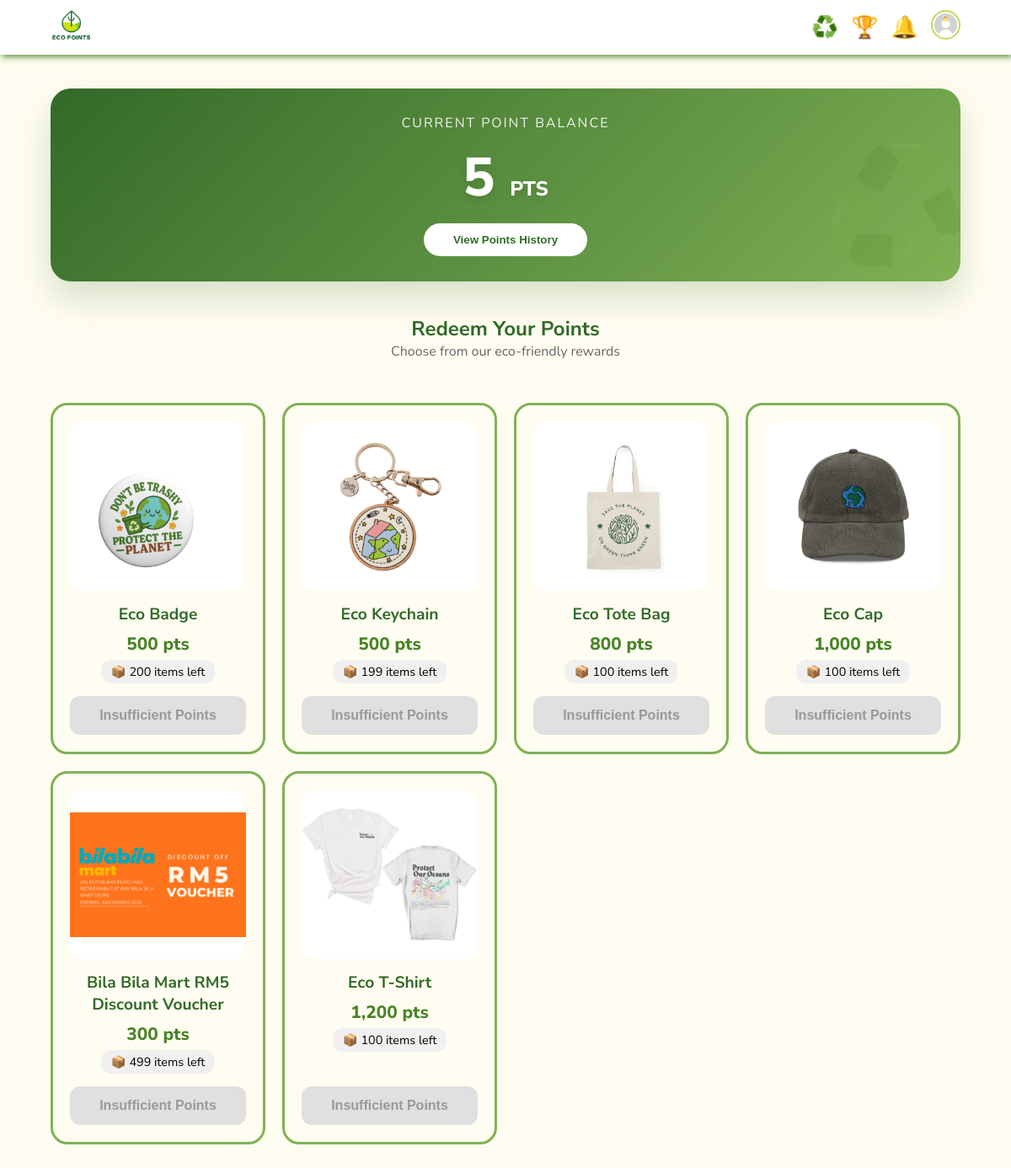
The app's page /challenger/rewards.php (signed in) with its own data.
### tables this page shows
CREATE TABLE IF NOT EXISTS `challenger` (
  `challenger_id` varchar(10) NOT NULL,
  `group` enum('Student','Staff') NOT NULL,
  `total_points` int NOT NULL,
  PRIMARY KEY (`challenger_id`),
  UNIQUE KEY `challenger_id` (`challenger_id`)
);

CREATE TABLE IF NOT EXISTS `reward` (
  `reward_id` varchar(10) NOT NULL,
  `name` varchar(255) NOT NULL,
  `stock` int NOT NULL,
  `points` int NOT NULL,
  `file_path` text NOT NULL,
  `is_deleted` tinyint NOT NULL,
  PRIMARY KEY (`reward_id`),
  UNIQUE KEY `reward_id` (`reward_id`)
);

### challenger/rewards.php (the view, shortened to what this page needs)
<?php
include("../conn.php");
$challenger_id = $_SESSION['mySession'];
$point_query = "
SELECT total_points AS total
FROM challenger
WHERE challenger_id = '$challenger_id'
";
$point_result = mysqli_query($con, $point_query);
$current_points = ($point_result) ? (mysqli_fetch_assoc($point_result)['total'] ?? 0) : 0;
$reward_query = "SELECT * FROM reward WHERE is_deleted = 0 ORDER BY reward_id";
$reward_result = mysqli_query($con, $reward_query);
?>
<!DOCTYPE html>
<html lang="en">
<head>
    <link href="../commonstyle.css" rel="stylesheet">
</head>
<body>
<?php
include("challengerTaskbar.php");
?>
<main>
    <section class="points-dashboard">
        <p class="point-label">Current Point Balance</p>
        <div class="point-display">
            <?php echo number_format($current_points); ?> <small style="font-size: 1.5rem">PTS</small>
        </div>
        <a href ="ecoPointsHistory.php"><button class="btn-history">View Points History</button></a>
    </section>
    <div style="text-align: center; margin-bottom: 30px;">
        <h2 style="color: var(--dark-green);">Redeem Your Points</h2>
        <p style="color: #666;">Choose from our eco-friendly rewards</p>
    </div>
    <section class="reward-grid">
        <?php while($reward = mysqli_fetch_assoc($reward_result)): ?>
            <div class="reward-card">
                <div class="img-container">
                    <?php
                        $db_path = !empty($reward['file_path'])
                        ? $reward['file_path']
                        : "images\\rewardsPIC\\default.jpg";
                    $browser_path = str_replace('\\', '/', $db_path);
                    $final_path = "../" . $browser_path;
                ?>
                <img src="<?= htmlspecialchars($final_path) ?>"
                    alt="<?= htmlspecialchars($reward['name']) ?>">
                </div>
                <div class="reward-info">
                    <h4><?php echo htmlspecialchars($reward['name']); ?></h4>
                    <div class="reward-points"><?php echo number_format($reward['points']); ?> pts</div>
                    <div><span class="stock">📦 <?php echo $reward['stock']; ?> items left</span></div>
                </div>
                <button class="redeem-btn"
                    <?php
                        if($current_points < $reward['points'] || $reward['stock'] <= 0) {
                            echo 'disabled';
                        } else{
                            echo 'onclick="openModal(\'' . $reward['reward_id'] . '\', \'' . addslashes($reward['name']). '\', \'' .$reward['points']. '\')"';
                        }
                    ?>>
                    <?php
                        if($reward['stock'] <= 0) echo 'Out of Stock';
                        elseif($current_points < $reward['points']) echo 'Insufficient Points';
                        else echo 'Redeem Now';
                    ?>
                </button>
            </div>
        <?php endwhile; ?>
    </section>
</main>
</body>
</html>

### commonStyle.css (style rules this page uses)
body { font-family: "Nunito Sans", sans-serif; background-color: #FFFDF1 ; }

### challenger/rewards.php (style rules this page uses)
:root { --light-lime: #eaef9d; --lime: #c1d95c; --soft-green: #80b155; --mid-green: #498428; --dark-green: #336a29; }
* { margin: 0; padding: 0; box-sizing: border-box; }
.points-dashboard { background: linear-gradient(135deg, var(--dark-green), var(--soft-green)); color: white; border-radius: 24px; margin: 40px auto; padding: 40px; text-align: center; max-width: 800px; box-shadow: 0 20px 40px rgba(51, 106, 41, 0.2); position: relative; overflow: hidden; }
.points-dashboard::after { content: '♻️'; position: absolute; right: -20px; bottom: -20px; font-size: 150px; opacity: 0.1; }
.point-label { font-size: 1rem; text-transform: uppercase; letter-spacing: 2px; opacity: 0.9; }
.point-display { font-size: 4rem; font-weight: 800; margin: 10px 0; text-shadow: 0 4px 10px rgba(0,0,0,0.1); }
.btn-history { background: white; color: var(--dark-green); border: none; padding: 12px 35px; border-radius: 50px; font-weight: 700; cursor: pointer; transition: 0.3s; }
.reward-grid { display: grid; grid-template-columns: repeat(auto-fill, minmax(280px, 1fr)); gap: 30px; padding: 20px 8% 80px; max-width: 1300px; margin: 0 auto; }
.reward-card { background: var(--white); border-radius: 20px; padding: 20px; transition: all 0.4s cubic-bezier(0.175, 0.885, 0.32, 1.275); border: 3px solid var(--soft-green); text-align: center; display: flex; flex-direction: column; }
.img-container img { max-width: 90%; max-height: 90%; object-fit: contain; }
.reward-card .img-container { background: white; border-radius: 15px; margin-bottom: 15px; overflow: hidden; height: 200px; display: flex; align-items: center; justify-content: center; }
.reward-card img { max-width: 100%; max-height: 180px; transition: 0.5s; }
.reward-card h4 { font-size: 1.2rem; color: var(--dark-green); margin-bottom: 8px; }
.reward-info { text-align: center; flex-grow: 1; display: flex; flex-direction: column; width: 100%; }
.reward-points { color: var(--mid-green); font-weight: 800; font-size: 1.3rem; margin-bottom: 5px; }
.stock { display: inline-block; background: #f0f0f0; padding: 4px 12px; border-radius: 12px; font-size: 0.9rem; margin-bottom: 15px; }
.redeem-btn { background: var(--soft-green); color: white; border: none; padding: 14px; border-radius: 12px; cursor: pointer; width: 100%; font-weight: 700; margin-top: auto; transition: 0.3s; font-size: 1rem; font-weight: 600; }
.redeem-btn:disabled { background: #e0e0e0; color: #999; cursor: not-allowed; }
@media (min-width: 601px) and (max-width: 1200px) { .reward-grid { grid-template-columns: repeat(auto-fill, minmax(240px, 1fr)); gap: 20px; padding: 20px 5% 60px; } }
@media (min-width: 601px) and (max-width: 1200px) { .points-dashboard { max-width: 90%; padding: 30px; } }

### challenger/challengerTaskbar.php (style rules this page uses)
a { text-decoration: none; }

### records on screen
challenger: total_points "5"
reward: file_path (picture), name "Eco Badge", points "500", stock "200", shows "Insufficient Points"
reward: file_path (picture), name "Eco Keychain", points "500", stock "199", shows "Insufficient Points"
reward: file_path (picture), name "Eco Tote Bag", points "800", stock "100", shows "Insufficient Points"
reward: file_path (picture), name "Eco Cap", points "1,000", stock "100", shows "Insufficient Points"
reward: file_path (picture), name "Bila Bila Mart RM5 Discount Voucher", points "300", stock "499", shows "Insufficient Points"
reward: file_path (picture), name "Eco T-Shirt", points "1,200", stock "100", shows "Insufficient Points"
